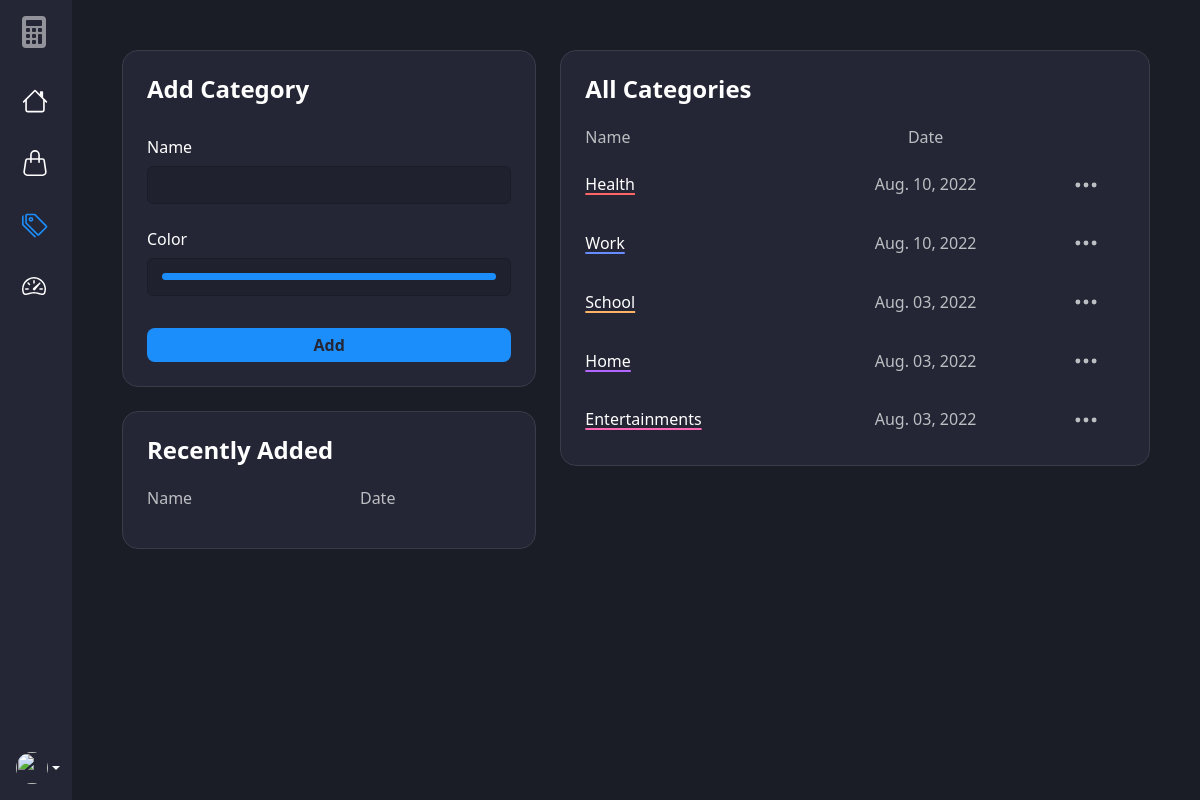
Page /add-category/ on the committed database.
### expenses/models.py (models this page shows, shortened)
class Category(models.Model):
    user = models.ForeignKey(User, on_delete=models.CASCADE, blank=True, null=True)
    name = models.CharField(max_length=100)
    color = models.CharField(max_length=7, default='#1c8efb')
    created = models.DateTimeField(auto_now_add=True)
    class Meta:
        ordering = ['user', '-created']

### expenses/views.py (the view, shortened to what this page needs)
# urls.py: path('add-category/', views.add_category, name='add-category'),
def add_category(request):
    today = datetime.combine(date.today(), time(0, 0, 0))
    form = CategoryForm()
    categories = Category.objects.all()
    recently_categories = Category.objects.filter(
        Q(created__year=today.year, created__month=today.month, created__day=today.day - 1) |
        Q(created__year=today.year, created__month=today.month, created__day=today.day)
    )
    context = {
        'form': form,
        'categories': categories,
        'recently_categories': recently_categories,
    }
    return render(request, 'expenses/add-category.html', context)

### expenses/forms.py
class CategoryForm(ModelForm):
    class Meta:
        model = Category
        fields = '__all__'

### expenses/templates/expenses/add-category.html (shortened to what this page needs)
{% extends 'expenses/base.html' %}
{% load widget_tweaks %}
{% block active-add-category %}nav-link-active-c{% endblock active-add-category %}
{% block content %}
<div class="container-fluid">
    <div class="row gy-4">
        <div class="col-12 col-lg-5">
            <div class="card border-light-c rounded-4 bg-light-c px-2">
                <div class="card-body p-3">
                    <h4 class="fw-semibold mb-4 mt-2">Add Category</h4>
                    <form method="post">
                        <div class="mb-3">
                            <label class="col-form-label">Name</label>
                            {% render_field form.name type="text" class="form-control" %}
                        </div>
                        <div class="mb-3">
                            <label class="col-form-label">Color</label>
                            {% render_field form.color type="color" class="form-control form-control-color" %}
                        </div>
                        <button type="submit" class="btn-c mb-2 mt-3 col-12">Add</button>
                    </form>
                </div>
            </div>
            <div class="card border-light-c rounded-4 bg-light-c px-2 mt-4">
                <div class="card-body p-3">
                    <h4 class="fw-semibold mb-4 mt-2">Recently Added</h4>
                    <div class="row justify-content-between text-second">
                        <div class="col-5">
                            <h6>Name</h6>
                        </div>
                        <div class="col-5 text-center">
                            <h6>Date</h6>
                        </div>
                        <div class="col-2 text-center">
                        </div>
                    </div>
                    <div class="py-2">
                    </div>
                </div>
            </div>
        </div>
        <div class="col-12 col-lg-7">
            <div class="card border-light-c rounded-4 bg-light-c px-2">
                <div class="card-body p-3">
                    <h4 class="fw-semibold mb-4 mt-2">All Categories</h4>
                    <div class="row justify-content-between text-second">
                        <div class="col-5">
                            <h6>Name</h6>
                        </div>
                        <div class="col-5 text-center">
                            <h6>Date</h6>
                        </div>
                        <div class="col-2 text-center">
                        </div>
                    </div>
                    <div>
                        {% for category in categories %}
                        {% include 'expenses/category-card-row.html' %}
                        {% endfor %}
                    </div>
                </div>
            </div>
        </div>
    </div>
</div>
{% endblock content %}

### expenses/templates/expenses/category-card-row.html (shortened to what this page needs)
{% load humanize %}
<div class="row py-3 align-items-center justify-content-between table-row">
    <div class="col-5">
        <p class="my-0 category-name" style="text-decoration-color: {{ category.color }};">{{ category.name }}</p>
    </div>
    <div class="col-5 text-center">
        <p class="my-0 text-second">{{ category.created|naturalday:"M. d, Y" }}</a>
    </div>
    <div class="col-2 text-center">
        <div class="dropdown">
            <a href="#" class="text-second-link" data-bs-toggle="dropdown">
                <svg xmlns="http://www.w3.org/2000/svg" width="26" height="26" fill="currentColor"
                    class="bi bi-three-dots text-center me-2" viewBox="0 0 16 16">
                    <path
                        d="M3 9.5a1.5 1.5 0 1 1 0-3 1.5 1.5 0 0 1 0 3zm5 0a1.5 1.5 0 1 1 0-3 1.5 1.5 0 0 1 0 3zm5 0a1.5 1.5 0 1 1 0-3 1.5 1.5 0 0 1 0 3z" />
                </svg>
            </a>
        </div>
    </div>
</div>

### expenses/static/css/style.css (style rules this page uses)
:root { --accent: rgba(28, 142, 251, 1); --second: rgba(189, 190, 194, 1); --base: rgba(255, 255, 255, 1); --error: rgba(255, 102, 102, 1); --bg-light: rgba(36, 38, 53, 1); --bg-second: rgba(31, 34, 46, 1); --bg-dark: rgba(26, 29, 38, 1); --bg-gradient: linear-gradient(180deg, rgba(255, 255, 255, 0.007), rgba(233, 233, 233, 0.089), rgba(112, 112, 112, 0.411)); --bg-gradient-blue: linear-gradient(180deg, rgba(42, 167, 248, 1), rgba(48, 107, 221, 1), rgba(53, 70, 242, 1)); --bg-gradient-orange: linear-gradient(180deg, rgba(251, 98, 101, 1), rgba(233, 78, 50, 1), rgba(239, 99, 44, 1)); --bg-gradient-purple: linear-gradient(180deg, rgba(241, 42, 227, 1), rgba(191, 51, 234, 1), rgba(150, 54, 243, 1)); --bg-gradient-green: linear-gradient(180deg, rgba(68, 216, 154, 1), rgba(31, 209, 185, 1), rgba(52, 205, 224, 1)); --navbar-width: 220px; --navbar-width-sm: 4.5rem; }
.container-fluid { padding-right: 50px; padding-left: 50px; padding-bottom: 50px; padding-top: 50px; }
.bg-dark-c { background-color: var(--bg-dark); }
.bg-light-c { color: var(--base) !important; background-color: var(--bg-light); }
.text-second { color: var(--second); }
.text-second-link { color: var(--second); text-decoration: none; cursor: pointer; transition-duration: 0.2s; }
.card { border: none; }
.table-row { background-color: var(--bg-light); border-radius: 0.5rem; transition-duration: 0.3s; }
.btn-c { background-color: var(--accent); border: none; border-radius: 0.5rem; color: var(--bg-light); font-weight: 600; padding: 5px 15px; text-align: center; text-decoration: none; display: inline-block; font-size: 16px; transition-duration: 0.4s; }
.category-name { text-decoration-line: underline; text-underline-offset: 3px; text-decoration-thickness: 2px; }
.border-light-c { border-style: solid; border-width: 1px; border-color: rgb(57, 60, 73); }
.form-control { color: var(--base); background-color: var(--bg-second); border-style: solid; border-width: 1px; border-color: rgb(26, 29, 39); }
.form-control-color { width: 100%; height: calc(1.5em + 0.75rem + 2px); padding: 0.9rem; }

### rows in the picture
Category: name "Health", created "Aug. 10, 2022"
Category: name "Work", created "Aug. 10, 2022"
Category: name "School", created "Aug. 03, 2022"
Category: name "Home", created "Aug. 03, 2022"
Category: name "Entertainments", created "Aug. 03, 2022"
